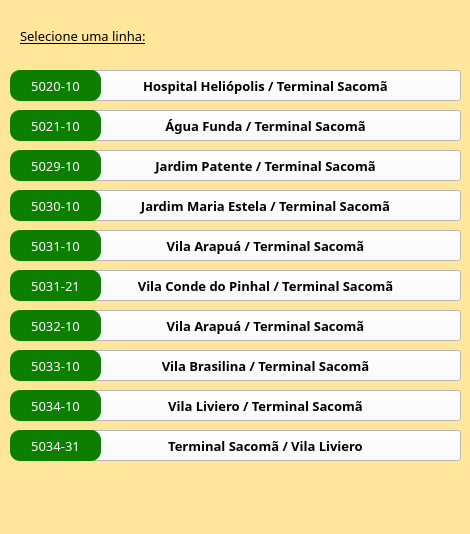
<?xml version="1.0" encoding="UTF-8"?>
<ui version="4.0">
 <class>MainWindow</class>
 <widget class="QMainWindow" name="MainWindow">
  <property name="geometry">
   <rect>
    <x>0</x>
    <y>0</y>
    <width>470</width>
    <height>534</height>
   </rect>
  </property>
  <property name="minimumSize">
   <size>
    <width>470</width>
    <height>0</height>
   </size>
  </property>
  <property name="maximumSize">
   <size>
    <width>470</width>
    <height>650</height>
   </size>
  </property>
  <property name="windowTitle">
   <string>Bus Point</string>
  </property>
  <property name="styleSheet">
   <string notr="true">background-color: rgb(255, 230, 155);</string>
  </property>
  <property name="animated">
   <bool>true</bool>
  </property>
  <widget class="QWidget" name="centralwidget">
   <widget class="QPushButton" name="linha1">
    <property name="geometry">
     <rect>
      <x>70</x>
      <y>70</y>
      <width>391</width>
      <height>31</height>
     </rect>
    </property>
    <property name="font">
     <font>
      <family>Bahnschrift SemiBold Condensed</family>
      <pointsize>10</pointsize>
      <weight>75</weight>
      <bold>true</bold>
     </font>
    </property>
    <property name="accessibleName">
     <string/>
    </property>
    <property name="layoutDirection">
     <enum>Qt::LeftToRight</enum>
    </property>
    <property name="styleSheet">
     <string notr="true">background-color: rgb(255, 255, 255);</string>
    </property>
    <property name="text">
     <string>Hospital Heliópolis / Terminal Sacomã</string>
    </property>
    <property name="checkable">
     <bool>false</bool>
    </property>
    <property name="autoRepeat">
     <bool>false</bool>
    </property>
   </widget>
   <widget class="QPushButton" name="pushButton_2">
    <property name="enabled">
     <bool>false</bool>
    </property>
    <property name="geometry">
     <rect>
      <x>10</x>
      <y>70</y>
      <width>91</width>
      <height>31</height>
     </rect>
    </property>
    <property name="font">
     <font>
      <family>Bahnschrift SemiBold Condensed</family>
      <pointsize>10</pointsize>
     </font>
    </property>
    <property name="styleSheet">
     <string notr="true">background-color: rgb(12, 127, 0);
color: rgb(255, 255, 255);
border-width: 2px;
border-radius: 10px;
border-color: black;</string>
    </property>
    <property name="text">
     <string>5020-10</string>
    </property>
   </widget>
   <widget class="QPushButton" name="pushButton_3">
    <property name="enabled">
     <bool>false</bool>
    </property>
    <property name="geometry">
     <rect>
      <x>10</x>
      <y>110</y>
      <width>91</width>
      <height>31</height>
     </rect>
    </property>
    <property name="font">
     <font>
      <family>Bahnschrift SemiBold Condensed</family>
      <pointsize>10</pointsize>
     </font>
    </property>
    <property name="styleSheet">
     <string notr="true">background-color: rgb(12, 127, 0);
color: rgb(255, 255, 255);
border-width: 2px;
border-radius: 10px;
border-color: black;</string>
    </property>
    <property name="text">
     <string>5021-10</string>
    </property>
   </widget>
   <widget class="QPushButton" name="linha2">
    <property name="geometry">
     <rect>
      <x>70</x>
      <y>110</y>
      <width>391</width>
      <height>31</height>
     </rect>
    </property>
    <property name="font">
     <font>
      <family>Bahnschrift SemiBold Condensed</family>
      <pointsize>10</pointsize>
      <weight>75</weight>
      <bold>true</bold>
     </font>
    </property>
    <property name="accessibleName">
     <string/>
    </property>
    <property name="layoutDirection">
     <enum>Qt::LeftToRight</enum>
    </property>
    <property name="styleSheet">
     <string notr="true">background-color: rgb(255, 255, 255);</string>
    </property>
    <property name="text">
     <string>Água Funda / Terminal Sacomã</string>
    </property>
    <property name="checkable">
     <bool>false</bool>
    </property>
    <property name="autoRepeat">
     <bool>false</bool>
    </property>
   </widget>
   <widget class="QPushButton" name="linha3">
    <property name="geometry">
     <rect>
      <x>70</x>
      <y>150</y>
      <width>391</width>
      <height>31</height>
     </rect>
    </property>
    <property name="font">
     <font>
      <family>Bahnschrift SemiBold Condensed</family>
      <pointsize>10</pointsize>
      <weight>75</weight>
      <bold>true</bold>
     </font>
    </property>
    <property name="accessibleName">
     <string/>
    </property>
    <property name="layoutDirection">
     <enum>Qt::LeftToRight</enum>
    </property>
    <property name="styleSheet">
     <string notr="true">background-color: rgb(255, 255, 255);</string>
    </property>
    <property name="text">
     <string>Jardim Patente / Terminal Sacomã</string>
    </property>
    <property name="checkable">
     <bool>false</bool>
    </property>
    <property name="autoRepeat">
     <bool>false</bool>
    </property>
   </widget>
   <widget class="QPushButton" name="pushButton_6">
    <property name="enabled">
     <bool>false</bool>
    </property>
    <property name="geometry">
     <rect>
      <x>10</x>
      <y>150</y>
      <width>91</width>
      <height>31</height>
     </rect>
    </property>
    <property name="font">
     <font>
      <family>Bahnschrift SemiBold Condensed</family>
      <pointsize>10</pointsize>
     </font>
    </property>
    <property name="styleSheet">
     <string notr="true">background-color: rgb(12, 127, 0);
color: rgb(255, 255, 255);
border-width: 2px;
border-radius: 10px;
border-color: black;</string>
    </property>
    <property name="text">
     <string>5029-10</string>
    </property>
   </widget>
   <widget class="QPushButton" name="linha4">
    <property name="geometry">
     <rect>
      <x>70</x>
      <y>190</y>
      <width>391</width>
      <height>31</height>
     </rect>
    </property>
    <property name="font">
     <font>
      <family>Bahnschrift SemiBold Condensed</family>
      <pointsize>10</pointsize>
      <weight>75</weight>
      <bold>true</bold>
     </font>
    </property>
    <property name="accessibleName">
     <string/>
    </property>
    <property name="layoutDirection">
     <enum>Qt::LeftToRight</enum>
    </property>
    <property name="styleSheet">
     <string notr="true">background-color: rgb(255, 255, 255);</string>
    </property>
    <property name="text">
     <string>Jardim Maria Estela / Terminal Sacomã</string>
    </property>
    <property name="checkable">
     <bool>false</bool>
    </property>
    <property name="autoRepeat">
     <bool>false</bool>
    </property>
   </widget>
   <widget class="QPushButton" name="pushButton_8">
    <property name="enabled">
     <bool>false</bool>
    </property>
    <property name="geometry">
     <rect>
      <x>10</x>
      <y>190</y>
      <width>91</width>
      <height>31</height>
     </rect>
    </property>
    <property name="font">
     <font>
      <family>Bahnschrift SemiBold Condensed</family>
      <pointsize>10</pointsize>
     </font>
    </property>
    <property name="styleSheet">
     <string notr="true">background-color: rgb(12, 127, 0);
color: rgb(255, 255, 255);
border-width: 2px;
border-radius: 10px;
border-color: black;</string>
    </property>
    <property name="text">
     <string>5030-10</string>
    </property>
   </widget>
   <widget class="QPushButton" name="linha5">
    <property name="geometry">
     <rect>
      <x>70</x>
      <y>230</y>
      <width>391</width>
      <height>31</height>
     </rect>
    </property>
    <property name="font">
     <font>
      <family>Bahnschrift SemiBold Condensed</family>
      <pointsize>10</pointsize>
      <weight>75</weight>
      <bold>true</bold>
     </font>
    </property>
    <property name="accessibleName">
     <string/>
    </property>
    <property name="layoutDirection">
     <enum>Qt::LeftToRight</enum>
    </property>
    <property name="styleSheet">
     <string notr="true">background-color: rgb(255, 255, 255);</string>
    </property>
    <property name="text">
     <string>Vila Arapuá / Terminal Sacomã</string>
    </property>
    <property name="checkable">
     <bool>false</bool>
    </property>
    <property name="autoRepeat">
     <bool>false</bool>
    </property>
   </widget>
   <widget class="QPushButton" name="pushButton_10">
    <property name="enabled">
     <bool>false</bool>
    </property>
    <property name="geometry">
     <rect>
      <x>10</x>
      <y>230</y>
      <width>91</width>
      <height>31</height>
     </rect>
    </property>
    <property name="font">
     <font>
      <family>Bahnschrift SemiBold Condensed</family>
      <pointsize>10</pointsize>
     </font>
    </property>
    <property name="styleSheet">
     <string notr="true">background-color: rgb(12, 127, 0);
color: rgb(255, 255, 255);
border-width: 2px;
border-radius: 10px;
border-color: black;</string>
    </property>
    <property name="text">
     <string>5031-10</string>
    </property>
   </widget>
   <widget class="QPushButton" name="linha6">
    <property name="geometry">
     <rect>
      <x>70</x>
      <y>270</y>
      <width>391</width>
      <height>31</height>
     </rect>
    </property>
    <property name="font">
     <font>
      <family>Bahnschrift SemiBold Condensed</family>
      <pointsize>10</pointsize>
      <weight>75</weight>
      <bold>true</bold>
     </font>
    </property>
    <property name="accessibleName">
     <string/>
    </property>
    <property name="layoutDirection">
     <enum>Qt::LeftToRight</enum>
    </property>
    <property name="styleSheet">
     <string notr="true">background-color: rgb(255, 255, 255);</string>
    </property>
    <property name="text">
     <string>Vila Conde do Pinhal / Terminal Sacomã</string>
    </property>
    <property name="checkable">
     <bool>false</bool>
    </property>
    <property name="autoRepeat">
     <bool>false</bool>
    </property>
   </widget>
   <widget class="QPushButton" name="pushButton_12">
    <property name="enabled">
     <bool>false</bool>
    </property>
    <property name="geometry">
     <rect>
      <x>10</x>
      <y>270</y>
      <width>91</width>
      <height>31</height>
     </rect>
    </property>
    <property name="font">
     <font>
      <family>Bahnschrift SemiBold Condensed</family>
      <pointsize>10</pointsize>
     </font>
    </property>
    <property name="styleSheet">
     <string notr="true">background-color: rgb(12, 127, 0);
color: rgb(255, 255, 255);
border-width: 2px;
border-radius: 10px;
border-color: black;</string>
    </property>
    <property name="text">
     <string>5031-21</string>
    </property>
   </widget>
   <widget class="QPushButton" name="linha7">
    <property name="geometry">
     <rect>
      <x>70</x>
      <y>310</y>
      <width>391</width>
      <height>31</height>
     </rect>
    </property>
    <property name="font">
     <font>
      <family>Bahnschrift SemiBold Condensed</family>
      <pointsize>10</pointsize>
      <weight>75</weight>
      <bold>true</bold>
     </font>
    </property>
    <property name="accessibleName">
     <string/>
    </property>
    <property name="layoutDirection">
     <enum>Qt::LeftToRight</enum>
    </property>
    <property name="styleSheet">
     <string notr="true">background-color: rgb(255, 255, 255);</string>
    </property>
    <property name="text">
     <string>Vila Arapuá / Terminal Sacomã</string>
    </property>
    <property name="checkable">
     <bool>false</bool>
    </property>
    <property name="autoRepeat">
     <bool>false</bool>
    </property>
   </widget>
   <widget class="QPushButton" name="pushButton_14">
    <property name="enabled">
     <bool>false</bool>
    </property>
    <property name="geometry">
     <rect>
      <x>10</x>
      <y>310</y>
      <width>91</width>
      <height>31</height>
     </rect>
    </property>
    <property name="font">
     <font>
      <family>Bahnschrift SemiBold Condensed</family>
      <pointsize>10</pointsize>
     </font>
    </property>
    <property name="styleSheet">
     <string notr="true">background-color: rgb(12, 127, 0);
color: rgb(255, 255, 255);
border-width: 2px;
border-radius: 10px;
border-color: black;</string>
    </property>
    <property name="text">
     <string>5032-10</string>
    </property>
   </widget>
   <widget class="QPushButton" name="linha8">
    <property name="geometry">
     <rect>
      <x>70</x>
      <y>350</y>
      <width>391</width>
      <height>31</height>
     </rect>
    </property>
    <property name="font">
     <font>
      <family>Bahnschrift SemiBold Condensed</family>
      <pointsize>10</pointsize>
      <weight>75</weight>
      <bold>true</bold>
     </font>
    </property>
    <property name="accessibleName">
     <string/>
    </property>
    <property name="layoutDirection">
     <enum>Qt::LeftToRight</enum>
    </property>
    <property name="styleSheet">
     <string notr="true">background-color: rgb(255, 255, 255);</string>
    </property>
    <property name="text">
     <string>Vila Brasilina / Terminal Sacomã</string>
    </property>
    <property name="checkable">
     <bool>false</bool>
    </property>
    <property name="autoRepeat">
     <bool>false</bool>
    </property>
   </widget>
   <widget class="QPushButton" name="pushButton_16">
    <property name="enabled">
     <bool>false</bool>
    </property>
    <property name="geometry">
     <rect>
      <x>10</x>
      <y>350</y>
      <width>91</width>
      <height>31</height>
     </rect>
    </property>
    <property name="font">
     <font>
      <family>Bahnschrift SemiBold Condensed</family>
      <pointsize>10</pointsize>
     </font>
    </property>
    <property name="styleSheet">
     <string notr="true">background-color: rgb(12, 127, 0);
color: rgb(255, 255, 255);
border-width: 2px;
border-radius: 10px;
border-color: black;</string>
    </property>
    <property name="text">
     <string>5033-10</string>
    </property>
   </widget>
   <widget class="QPushButton" name="linha9">
    <property name="geometry">
     <rect>
      <x>70</x>
      <y>390</y>
      <width>391</width>
      <height>31</height>
     </rect>
    </property>
    <property name="font">
     <font>
      <family>Bahnschrift SemiBold Condensed</family>
      <pointsize>10</pointsize>
      <weight>75</weight>
      <bold>true</bold>
     </font>
    </property>
    <property name="accessibleName">
     <string/>
    </property>
    <property name="layoutDirection">
     <enum>Qt::LeftToRight</enum>
    </property>
    <property name="styleSheet">
     <string notr="true">background-color: rgb(255, 255, 255);</string>
    </property>
    <property name="text">
     <string>Vila Liviero / Terminal Sacomã</string>
    </property>
    <property name="checkable">
     <bool>false</bool>
    </property>
    <property name="autoRepeat">
     <bool>false</bool>
    </property>
   </widget>
   <widget class="QPushButton" name="pushButton_18">
    <property name="enabled">
     <bool>false</bool>
    </property>
    <property name="geometry">
     <rect>
      <x>10</x>
      <y>390</y>
      <width>91</width>
      <height>31</height>
     </rect>
    </property>
    <property name="font">
     <font>
      <family>Bahnschrift SemiBold Condensed</family>
      <pointsize>10</pointsize>
     </font>
    </property>
    <property name="styleSheet">
     <string notr="true">background-color: rgb(12, 127, 0);
color: rgb(255, 255, 255);
border-width: 2px;
border-radius: 10px;
border-color: black;</string>
    </property>
    <property name="text">
     <string>5034-10</string>
    </property>
   </widget>
   <widget class="QPushButton" name="linha10">
    <property name="geometry">
     <rect>
      <x>70</x>
      <y>430</y>
      <width>391</width>
      <height>31</height>
     </rect>
    </property>
    <property name="font">
     <font>
      <family>Bahnschrift SemiBold Condensed</family>
      <pointsize>10</pointsize>
      <weight>75</weight>
      <bold>true</bold>
     </font>
    </property>
    <property name="accessibleName">
     <string/>
    </property>
    <property name="layoutDirection">
     <enum>Qt::LeftToRight</enum>
    </property>
    <property name="styleSheet">
     <string notr="true">background-color: rgb(255, 255, 255);</string>
    </property>
    <property name="text">
     <string>Terminal Sacomã / Vila Liviero</string>
    </property>
    <property name="checkable">
     <bool>false</bool>
    </property>
    <property name="autoRepeat">
     <bool>false</bool>
    </property>
   </widget>
   <widget class="QPushButton" name="pushButton_20">
    <property name="enabled">
     <bool>false</bool>
    </property>
    <property name="geometry">
     <rect>
      <x>10</x>
      <y>430</y>
      <width>91</width>
      <height>31</height>
     </rect>
    </property>
    <property name="font">
     <font>
      <family>Bahnschrift SemiBold Condensed</family>
      <pointsize>10</pointsize>
     </font>
    </property>
    <property name="styleSheet">
     <string notr="true">background-color: rgb(12, 127, 0);
color: rgb(255, 255, 255);
border-width: 2px;
border-radius: 10px;
border-color: black;</string>
    </property>
    <property name="text">
     <string>5034-31</string>
    </property>
   </widget>
   <widget class="QLabel" name="label_11">
    <property name="geometry">
     <rect>
      <x>20</x>
      <y>20</y>
      <width>281</width>
      <height>31</height>
     </rect>
    </property>
    <property name="font">
     <font>
      <family>Bahnschrift SemiBold Condensed</family>
      <pointsize>10</pointsize>
      <underline>true</underline>
     </font>
    </property>
    <property name="text">
     <string>Selecione uma linha:</string>
    </property>
   </widget>
   <zorder>linha1</zorder>
   <zorder>pushButton_2</zorder>
   <zorder>linha2</zorder>
   <zorder>pushButton_3</zorder>
   <zorder>linha3</zorder>
   <zorder>pushButton_6</zorder>
   <zorder>linha4</zorder>
   <zorder>pushButton_8</zorder>
   <zorder>linha5</zorder>
   <zorder>pushButton_10</zorder>
   <zorder>linha6</zorder>
   <zorder>pushButton_12</zorder>
   <zorder>linha7</zorder>
   <zorder>pushButton_14</zorder>
   <zorder>linha8</zorder>
   <zorder>pushButton_16</zorder>
   <zorder>linha9</zorder>
   <zorder>pushButton_18</zorder>
   <zorder>linha10</zorder>
   <zorder>pushButton_20</zorder>
   <zorder>label_11</zorder>
   <zorder>mostraData</zorder>
  </widget>
  <widget class="QStatusBar" name="statusbar"/>
 </widget>
 <resources/>
 <connections/>
</ui>
